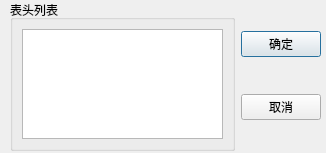
<?xml version="1.0" encoding="UTF-8"?>
<ui version="4.0">
 <class>Dialoghead</class>
 <widget class="QDialog" name="Dialoghead">
  <property name="geometry">
   <rect>
    <x>0</x>
    <y>0</y>
    <width>326</width>
    <height>153</height>
   </rect>
  </property>
  <property name="windowTitle">
   <string>Dialog</string>
  </property>
  <widget class="QWidget" name="">
   <property name="geometry">
    <rect>
     <x>10</x>
     <y>0</y>
     <width>311</width>
     <height>151</height>
    </rect>
   </property>
   <layout class="QHBoxLayout" name="horizontalLayout_2">
    <item>
     <widget class="QGroupBox" name="groupBox">
      <property name="title">
       <string>表头列表</string>
      </property>
      <layout class="QHBoxLayout" name="horizontalLayout">
       <item>
        <widget class="QListView" name="listView"/>
       </item>
      </layout>
     </widget>
    </item>
    <item>
     <layout class="QVBoxLayout" name="verticalLayout">
      <item>
       <widget class="QPushButton" name="pushButton">
        <property name="text">
         <string>确定</string>
        </property>
        <property name="icon">
         <iconset resource="qrc.qrc">
          <normaloff>:/qrc/确定.png</normaloff>:/qrc/确定.png</iconset>
        </property>
       </widget>
      </item>
      <item>
       <widget class="QPushButton" name="pushButton_2">
        <property name="text">
         <string>取消</string>
        </property>
        <property name="icon">
         <iconset resource="qrc.qrc">
          <normaloff>:/qrc/取消.png</normaloff>:/qrc/取消.png</iconset>
        </property>
       </widget>
      </item>
     </layout>
    </item>
   </layout>
  </widget>
 </widget>
 <resources>
  <include location="qrc.qrc"/>
 </resources>
 <connections>
  <connection>
   <sender>pushButton</sender>
   <signal>clicked()</signal>
   <receiver>Dialoghead</receiver>
   <slot>accept()</slot>
   <hints>
    <hint type="sourcelabel">
     <x>290</x>
     <y>45</y>
    </hint>
    <hint type="destinationlabel">
     <x>162</x>
     <y>76</y>
    </hint>
   </hints>
  </connection>
  <connection>
   <sender>pushButton_2</sender>
   <signal>clicked()</signal>
   <receiver>Dialoghead</receiver>
   <slot>reject()</slot>
   <hints>
    <hint type="sourcelabel">
     <x>290</x>
     <y>102</y>
    </hint>
    <hint type="destinationlabel">
     <x>162</x>
     <y>76</y>
    </hint>
   </hints>
  </connection>
 </connections>
</ui>
